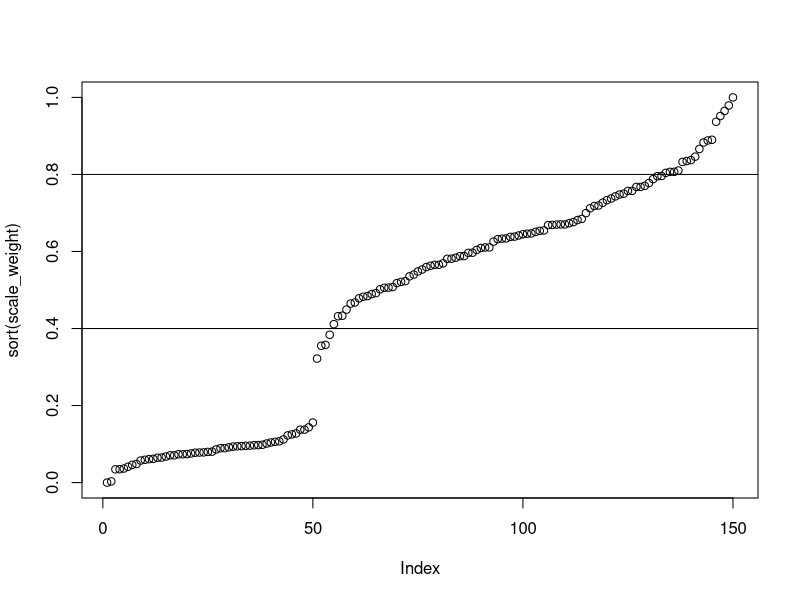

This chart was generated by the following R code:
# Load the caret package
rm(list=ls())
library(ggplot2)
library(caret)


# Load the iris dataset as an example
data(iris)
##################Species class given ############
# Fit a random forest model to the dataset
rf_model <- train(Species ~ ., data = iris, method = "rf")

# Compute feature importance weights
importance_weights <- varImp(rf_model)

# Define feature importance weights for each column
feature_weights <- t(importance_weights[["importance"]]) # transpose

##################Species class  not given given ############


# Calculate the variance of each variable
variances <- apply(iris[, 1:4], 2, var)

# Calculate the weights of each variable
importance_weights <- variances / sum(variances)
feature_weights=matrix(t(c(importance_weights)))
########################################
# Print the importance weights
print(importance_weights)

# Compute the weighted row strength for each row
row_strength <- rowSums(as.matrix(iris[,1:4]) %*% feature_weights)

# Print the weighted row strength
print(row_strength)
# scale(row_strength,center = FALSE, scale = diff(range(row_strength)))
# normalize(iris[,1:4])
str(row_strength)

scale_weight<-(row_strength-min(row_strength,na.rm=T))/
  ((max(row_strength,na.rm=T))-min(row_strength,na.rm=T))

plot(sort(scale_weight))
abline(h=0.4)
abline(h=0.8)
iris$score<-scale_weight








